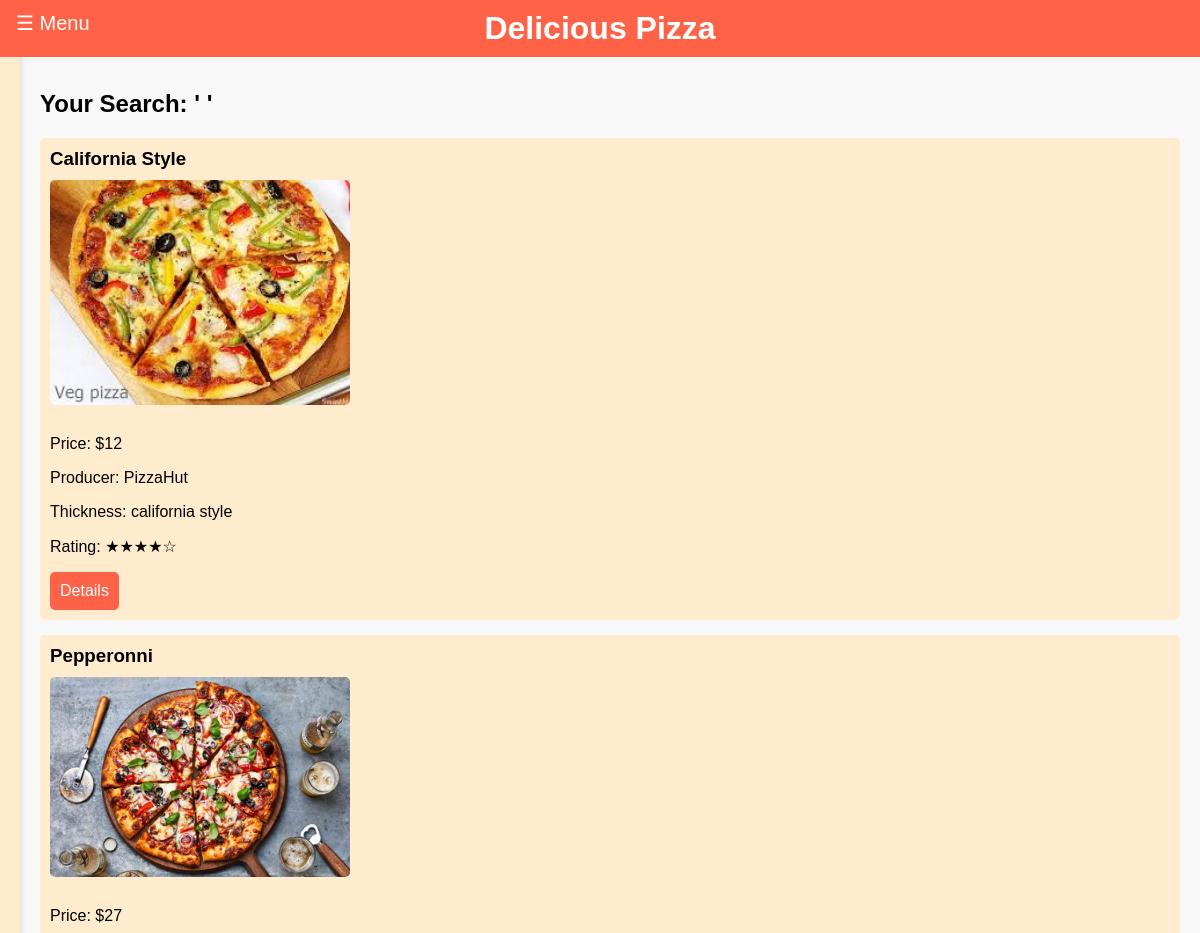
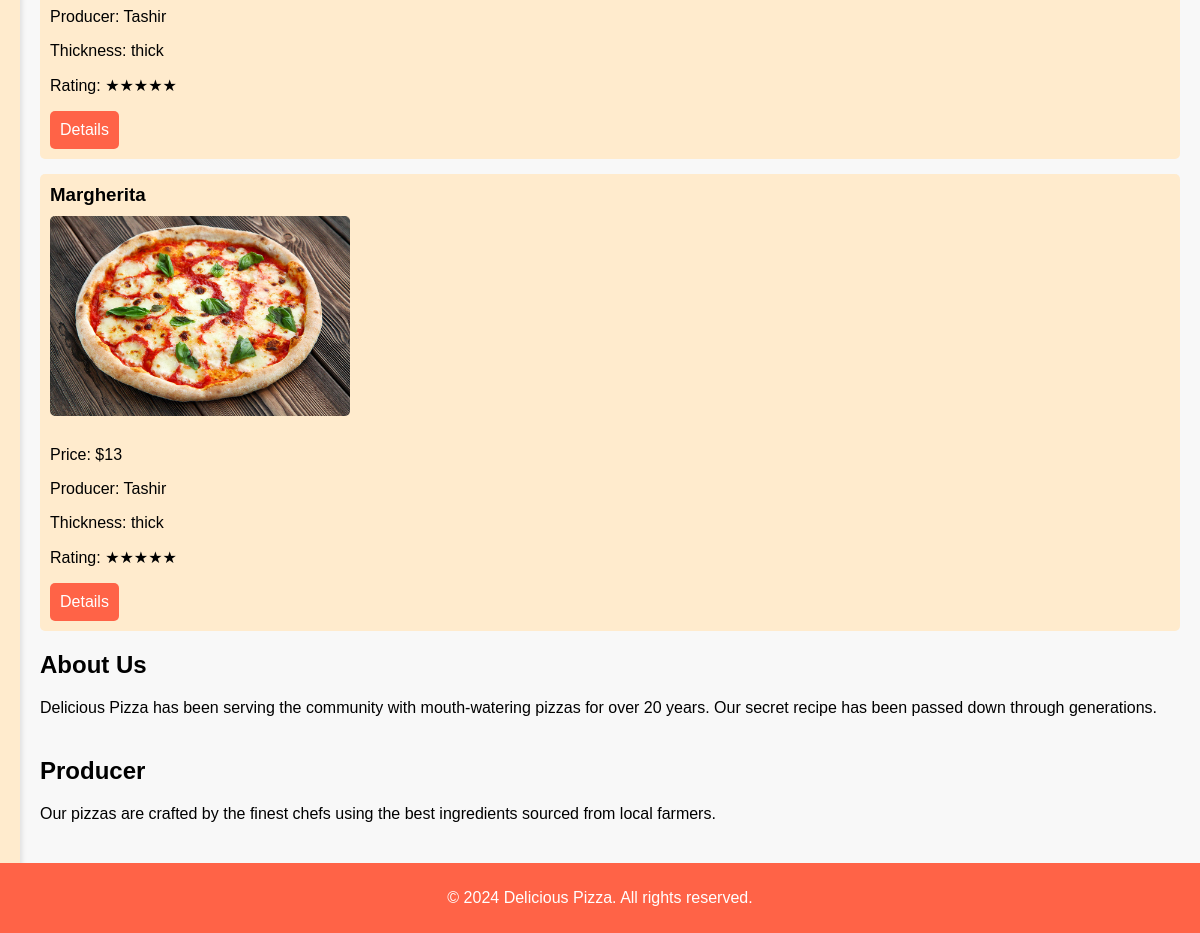
The app's page /search/ with its own data (2 pictures, top to bottom).
### main_page/models.py (models this page shows, shortened)
class Pizzas(models.Model):
    title = models.CharField(max_length=50)
    producer = models.ForeignKey(Producers, on_delete=models.CASCADE, null=True, blank=True, related_name="pizzas")
    price = models.PositiveIntegerField(validators=[valid_price])
    description = models.TextField()
    rate = models.CharField(max_length=155, choices=RateChoice.choices, default="6.0")
    thick_type = models.CharField(max_length=155, choices=ThickTypeChoice.choices, default="classic")
    image = models.ImageField(upload_to=upload_pizza_image, null=True, blank=True)
    class Meta:
        verbose_name = "Pizza"
        verbose_name_plural = "Pizzas"

class Producers(models.Model):
    producer_name = models.CharField(max_length=155)
    description = models.TextField()
    rate = models.CharField(max_length=155, choices=RateChoice.choices)
    logo = models.ImageField(upload_to=upload_producer_logo_image, null=True, blank=True)
    def __str__(self):
        return self.producer_name
    class Meta:
        verbose_name = "Producer"
        verbose_name_plural = "Producers"

### main_page/views.py (the view)
# urls.py: path("search/", views.search, name="search"),
def search(request):
    search_data = request.GET.get("search_data")
    if search_data:
        pizzas = Pizzas.objects.filter(
            Q(title__icontains=search_data) | Q(description__icontains=search_data)
        )
        ctx = {"pizzas": pizzas, "search": search_data}
    else:
        ctx = {"pizzas": Pizzas.objects.all()}
    return render(request, "main_page/search.html", ctx)

### templates/main_page/search.html
{% extends 'base.html' %}
{% block body %}
    <section id="pizzas">
        <h2>Your Search: ' {{ search }} '</h2>
        {% for pizza in pizzas %}
            <ul>
                <li>
                    <h3>{{ pizza.title }}</h3>
                    <img src="{{ pizza.image.url }}" alt="{{ pizza.title }}">
                    <p>Price: ${{ pizza.price }}</p>
                    <p>Producer: {{ pizza.producer }}</p>
                    <p>Thickness: {{ pizza.thick_type}}</p>
                    <p>Rating: {{ pizza.rate }}</p>
                    <a href="{% url 'main_page:pizza_detail' pizza.pk %}"><button class="details-btn">Details</button></a>
                </li>
            </ul>
        {% endfor %}
        <section id="about">
            <h2>About Us</h2>
            <p>Delicious Pizza has been serving the community with mouth-watering pizzas for over 20 years. Our secret recipe has been passed down through generations.</p>
        </section>
        <section id="producer">
            <h2>Producer</h2>
            <p>Our pizzas are crafted by the finest chefs using the best ingredients sourced from local farmers.</p>
        </section>
    </section>
{% endblock %}

### static/main_page/base.css (style rules this page uses)
body { font-family: Arial, sans-serif; margin: 0; padding: 0; background-color: #f8f8f8; }
section { margin-bottom: 40px; }
section h2 { margin-bottom: 20px; }
section img { width: 100%; height: auto; border-radius: 5px; margin-bottom: 10px; }
#pizzas ul, #burgers ul { list-style: none; padding: 0; margin: 0; }
#pizzas ul li, #burgers ul li { background-color: #ffebcd; margin: 15px 0; padding: 10px; border-radius: 5px; text-align: left; }
#pizzas ul li h3, #burgers ul li h3 { margin: 0 0 10px 0; }
.details-btn { background-color: #ff6347; color: white; border: none; padding: 10px; cursor: pointer; border-radius: 5px; font-size: 16px; }
#pizzas ul li img, #burgers ul li img { width: 300px; height: auto; border-radius: 5px; margin-bottom: 10px; }

### records on screen
Pizzas: title "California Style", image (picture), price "12", producer "PizzaHut", thick_type "california style", rate "★★★★☆"
Pizzas: title "Pepperonni", image (picture), price "27", producer "Tashir", thick_type "thick", rate "★★★★★"
Pizzas: title "Margherita", image (picture), price "13", producer "Tashir", thick_type "thick", rate "★★★★★"
